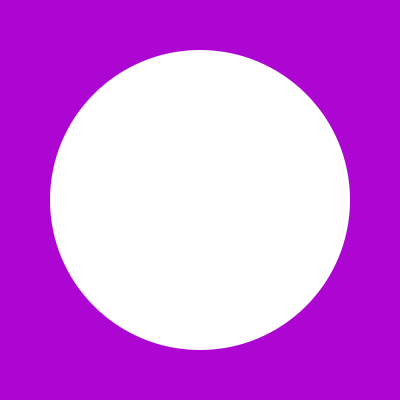
Frame 1 (no input)
Frame 60 (the mouse pressed at the canvas centre just before this capture): identical to frame 1, image omitted
Frame 120 (the mouse held since frame 60 and released just before this capture): identical to frame 1, image omitted

The Processing sketch that drew this single still picture (run headless with seeded random() and noise(); from frame 60 on, the mouse is pressed at the canvas centre):

// Processing sketch: processing_87254
// ── processing_87254.pde

//copyright Kelechi Edozie-Anydiewgu
//Computer Arts with Processing
//Homework 4
float x, y, wd, ht ;

void setup()
{
 size(400,400);
 smooth();
 
 x=100;
 y=100;
 wd=100;
 ht=100;
 
   background(173,6,211);
   noStroke();
   fill(255,255,255);
 ellipse(x*2, y*2, wd*3, ht*3);

}
void mouseClicked()
{
background (random(255), random(255), random(255));
}
void draw()
{

  
  //background(173,6,211);
//   noStroke();
//   fill(255,255,255);
// ellipse(x*2, y*2, wd*3, ht*3);
  // ellipse(x,y,wd,ht);
}



void keyPressed()
{
  if (key ==' ')//clearface
  {
    fill(255,255,255);
    ellipse (x*2, y*2, wd*3, ht*3);
  }
  if (key =='n')//nose color
  {
  fill(random(255),random(10),random(10));
  ellipse(x/.5,y/.5,wd*.5,ht*.5 );  
  }
  if (key == 'e') //eye color
  {
   fill(random(255),random(115),random(255));
  ellipse(x*1.5,y*1.5, random(50,100), random(50,100)); 
  ellipse(x*2.5, y*1.5, random(50,100), random(50,100));
  }
  if (key == 'm') //mouth color
  {
    strokeWeight(random(10,50));
    fill(random(255),random(115),random(255));
    //noFill();
   arc(x/.5, y*2.5, wd*2,ht,radians(0), radians(180));
  }
  
}
